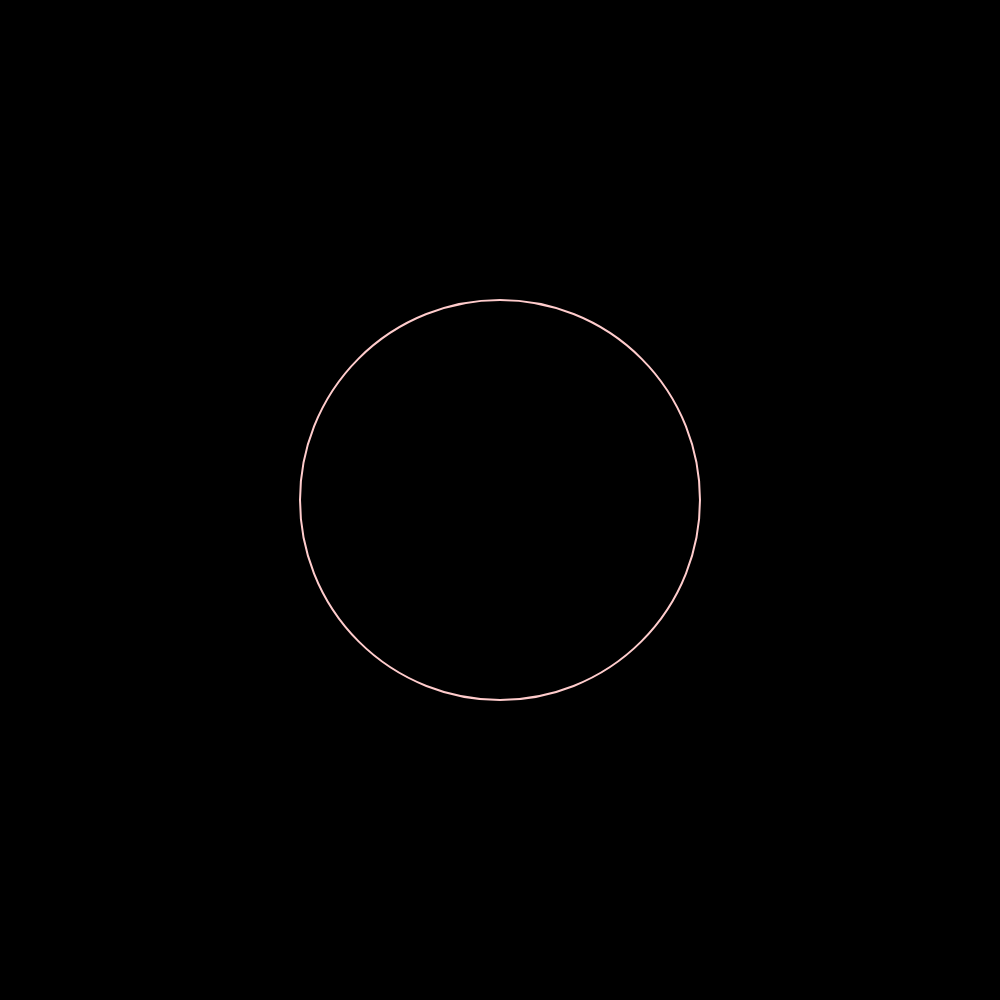
Frame 1 (no input)
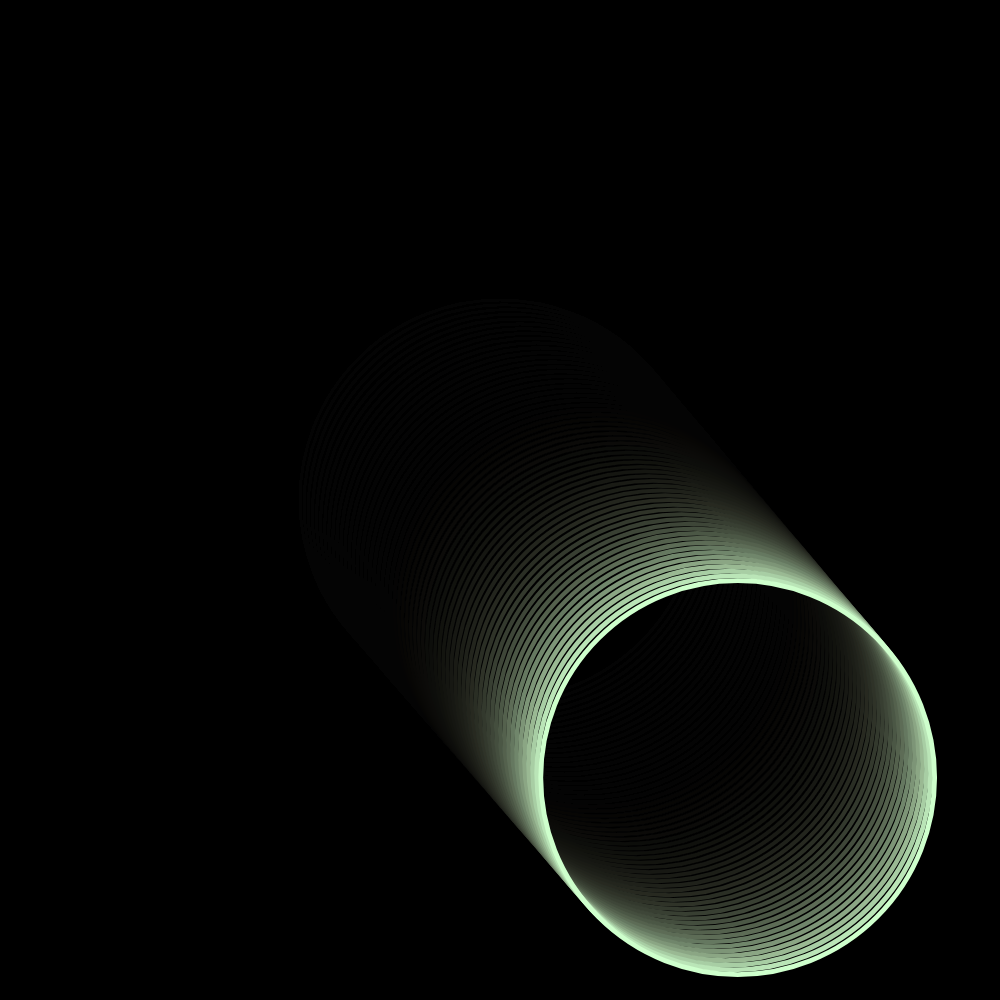
Frame 60 (no input)
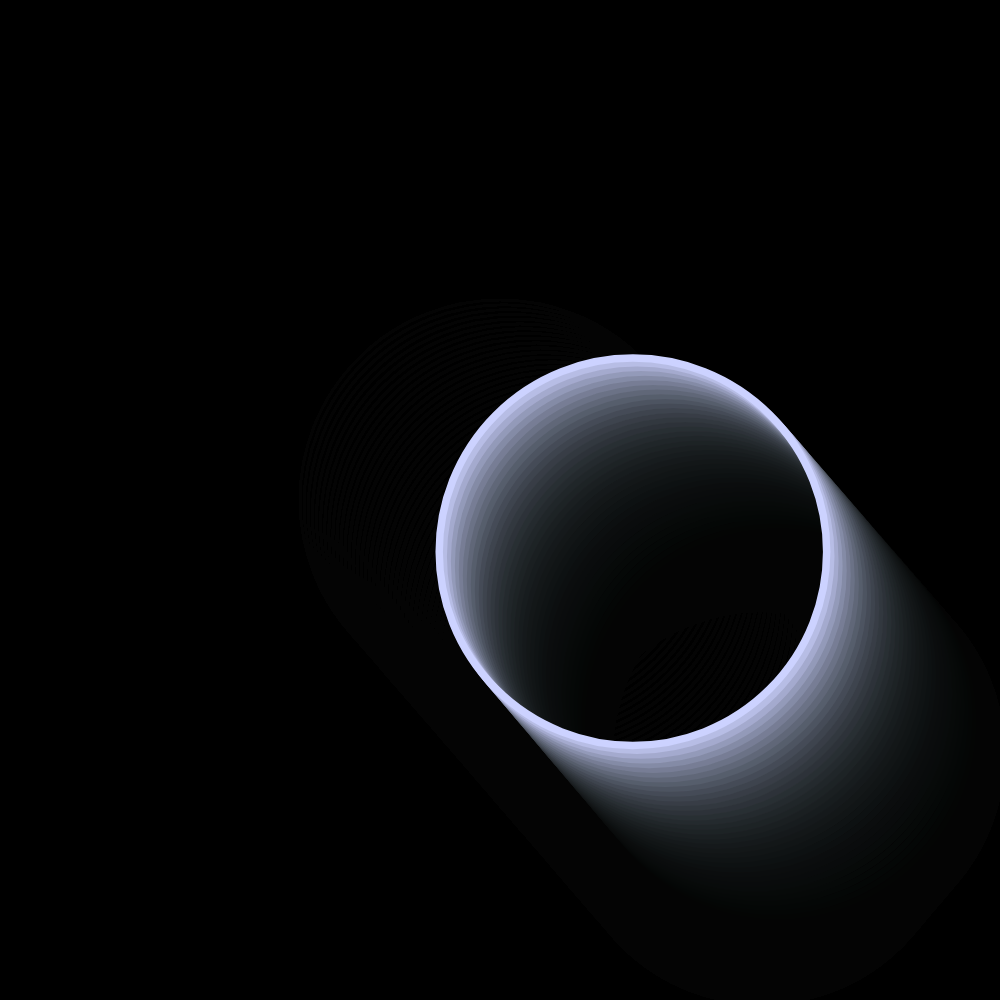
Frame 120 (the mouse pressed at the canvas centre since frame 60)

The p5.js sketch that drew these frames (run headless with seeded random() and noise() and a simulated clock; from frame 60 on, the mouse is pressed at the canvas centre):

// p5.js sketch
// ── sketch.js
let my_hue = 0;
const my_val = 0;
const my_sat = 0;

let my_stroke = 2
let stroke_shrinking = true

let x, y; // position of the ball
let dx = myRandom(-5,5);
let dy = myRandom(-5,5); // velocity of the ball


let radius = 200; // radius of the ball
let radius_shrinking = true



// let angle = myRandom(0,Math.PI);

function setup() {
  blendMode(ADD)
  colorMode(HSB, 1);
  createCanvas(1000, 1000);
  background(my_hue,my_val,my_sat);

  x = width/2; // start the ball in the center of the canvas
  y = height/2;
}



function draw() {
  background(my_hue,my_val,my_sat, .1)
  noFill()
  
  // Adjusting hue
  if (my_hue + .01 > 1){
    my_hue = 0;
  }

  my_hue += myRandom(0,0.01);


  // Adjusting stroke
  if(my_stroke > 40 && !stroke_shrinking){
    stroke_shrinking = true
    my_stroke -= myRandom(0,0.1);
  }
  else if(my_stroke < 10 && stroke_shrinking){
    stroke_shrinking = false
    my_stroke += myRandom(0,0.1);
  }
  else if (!stroke_shrinking){
    my_stroke += myRandom(0,0.1);
  }
  else{
    my_stroke -= myRandom(0,0.1);
  }

  stroke(my_hue, .2, 1)
  strokeWeight(my_stroke)

  // Adjusting radius
  if(radius > 400 && !radius_shrinking){
    radius_shrinking = true
    radius -= myRandom(0,.1);
  }
  else if(radius < 40 && radius_shrinking){
    radius_shrinking = false
    radius += myRandom(0,.1);
  }
  else if (!radius_shrinking){
    radius += myRandom(0,.1);
  }
  else{
    radius -= myRandom(0,.1);
  }


  ellipse(x, y, radius*2, radius*2);

  // update the ball's position
  x += dx;
  y += dy;
  
  // check if the ball hits the canvas walls
  if (x + (radius+1) > width || x - (radius+1) < 0) {
    dx = -dx; // reverse the x-velocity
  }
  if (y + (radius+1) > height || y - (radius+1) < 0) {
    dy = -dy; // reverse the y-velocity
  }
}


function myRandom(min, max) {
  return Math.random() * (max - min) + min;
}

// function getPoint(angle,){
//   return [500+100*Math.sin(angle), 500+100*Math.cos(angle)]
// }
